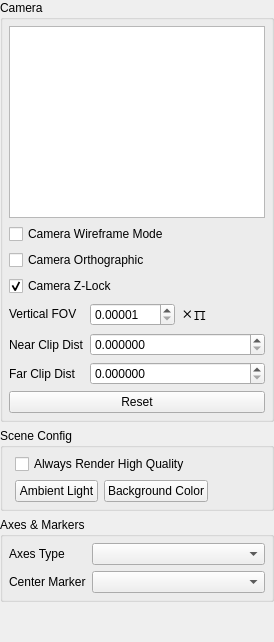
       <widget class="QWidget" name="configTab">
        <attribute name="icon">
         <iconset resource="../icons/icons.qrc">
          <normaloff>:/icons/wrench.png</normaloff>:/icons/wrench.png</iconset>
        </attribute>
        <attribute name="title">
         <string>Config</string>
        </attribute>
        <attribute name="toolTip">
         <string>Modify configuration settings for scene</string>
        </attribute>
        <layout class="QGridLayout" name="gridLayout_2">
         <property name="leftMargin">
          <number>0</number>
         </property>
         <property name="topMargin">
          <number>0</number>
         </property>
         <property name="rightMargin">
          <number>0</number>
         </property>
         <property name="bottomMargin">
          <number>0</number>
         </property>
         <item row="0" column="0">
          <widget class="QGroupBox" name="groupBox_2">
           <property name="title">
            <string>Camera</string>
           </property>
           <layout class="QGridLayout" name="gridLayout_6">
            <property name="leftMargin">
             <number>6</number>
            </property>
            <property name="topMargin">
             <number>6</number>
            </property>
            <property name="rightMargin">
             <number>6</number>
            </property>
            <property name="bottomMargin">
             <number>6</number>
            </property>
            <item row="0" column="1">
             <widget class="QTableView" name="cameraProps">
              <property name="alternatingRowColors">
               <bool>true</bool>
              </property>
              <property name="selectionMode">
               <enum>QAbstractItemView::NoSelection</enum>
              </property>
              <property name="textElideMode">
               <enum>Qt::ElideNone</enum>
              </property>
              <property name="verticalScrollMode">
               <enum>QAbstractItemView::ScrollPerPixel</enum>
              </property>
              <property name="horizontalScrollMode">
               <enum>QAbstractItemView::ScrollPerPixel</enum>
              </property>
              <property name="showGrid">
               <bool>false</bool>
              </property>
              <attribute name="horizontalHeaderVisible">
               <bool>false</bool>
              </attribute>
              <attribute name="horizontalHeaderStretchLastSection">
               <bool>true</bool>
              </attribute>
              <attribute name="verticalHeaderVisible">
               <bool>false</bool>
              </attribute>
              <attribute name="verticalHeaderCascadingSectionResizes">
               <bool>true</bool>
              </attribute>
             </widget>
            </item>
            <item row="1" column="1">
             <widget class="QCheckBox" name="wireframeCheck">
              <property name="text">
               <string>Camera Wireframe Mode</string>
              </property>
             </widget>
            </item>
            <item row="3" column="1">
             <widget class="QCheckBox" name="zLockCheck">
              <property name="text">
               <string>Camera Z-Lock</string>
              </property>
              <property name="checked">
               <bool>true</bool>
              </property>
             </widget>
            </item>
            <item row="5" column="1">
             <widget class="QPushButton" name="camResetButton">
              <property name="text">
               <string>Reset</string>
              </property>
             </widget>
            </item>
            <item row="4" column="1">
             <layout class="QFormLayout" name="formLayout_3">
              <item row="2" column="1">
               <widget class="QDoubleSpinBox" name="nearClipBox">
                <property name="decimals">
                 <number>6</number>
                </property>
                <property name="maximum">
                 <double>99999999.989999994635582</double>
                </property>
               </widget>
              </item>
              <item row="3" column="1">
               <widget class="QDoubleSpinBox" name="farClipBox">
                <property name="decimals">
                 <number>6</number>
                </property>
                <property name="maximum">
                 <double>99999999.989999994635582</double>
                </property>
               </widget>
              </item>
              <item row="1" column="0">
               <widget class="QLabel" name="label">
                <property name="text">
                 <string>Vertical FOV</string>
                </property>
               </widget>
              </item>
              <item row="2" column="0">
               <widget class="QLabel" name="label_9">
                <property name="text">
                 <string>Near Clip Dist</string>
                </property>
               </widget>
              </item>
              <item row="3" column="0">
               <widget class="QLabel" name="label_10">
                <property name="text">
                 <string>Far Clip Dist</string>
                </property>
               </widget>
              </item>
              <item row="1" column="1">
               <layout class="QHBoxLayout" name="horizontalLayout_4">
                <item>
                 <widget class="QDoubleSpinBox" name="fovBox">
                  <property name="decimals">
                   <number>5</number>
                  </property>
                  <property name="minimum">
                   <double>0.000010000000000</double>
                  </property>
                  <property name="maximum">
                   <double>1.000000000000000</double>
                  </property>
                  <property name="singleStep">
                   <double>0.001000000000000</double>
                  </property>
                 </widget>
                </item>
                <item>
                 <widget class="QLabel" name="label_11">
                  <property name="font">
                   <font>
                    <family>Courier</family>
                    <pointsize>16</pointsize>
                   </font>
                  </property>
                  <property name="text">
                   <string>×π</string>
                  </property>
                 </widget>
                </item>
               </layout>
              </item>
             </layout>
            </item>
            <item row="2" column="1">
             <widget class="QCheckBox" name="orthoCheck">
              <property name="text">
               <string>Camera Orthographic</string>
              </property>
             </widget>
            </item>
           </layout>
          </widget>
         </item>
         <item row="2" column="0">
          <widget class="QGroupBox" name="groupBox_3">
           <property name="title">
            <string>Axes &amp;&amp; Markers</string>
           </property>
           <layout class="QFormLayout" name="formLayout">
            <property name="fieldGrowthPolicy">
             <enum>QFormLayout::AllNonFixedFieldsGrow</enum>
            </property>
            <property name="leftMargin">
             <number>6</number>
            </property>
            <property name="topMargin">
             <number>6</number>
            </property>
            <property name="rightMargin">
             <number>6</number>
            </property>
            <property name="bottomMargin">
             <number>6</number>
            </property>
            <item row="0" column="0">
             <widget class="QLabel" name="label_2">
              <property name="text">
               <string>Axes Type</string>
              </property>
             </widget>
            </item>
            <item row="0" column="1">
             <widget class="QComboBox" name="axestypeBox"/>
            </item>
            <item row="1" column="0">
             <widget class="QLabel" name="label_3">
              <property name="text">
               <string>Center Marker</string>
              </property>
             </widget>
            </item>
            <item row="1" column="1">
             <widget class="QComboBox" name="centertypeBox"/>
            </item>
           </layout>
          </widget>
         </item>
         <item row="3" column="0">
          <spacer name="verticalSpacer">
           <property name="orientation">
            <enum>Qt::Vertical</enum>
           </property>
           <property name="sizeHint" stdset="0">
            <size>
             <width>20</width>
             <height>40</height>
            </size>
           </property>
          </spacer>
         </item>
         <item row="1" column="0">
          <widget class="QGroupBox" name="groupBox">
           <property name="sizePolicy">
            <sizepolicy hsizetype="Preferred" vsizetype="Preferred">
             <horstretch>0</horstretch>
             <verstretch>0</verstretch>
            </sizepolicy>
           </property>
           <property name="minimumSize">
            <size>
             <width>0</width>
             <height>0</height>
            </size>
           </property>
           <property name="title">
            <string>Scene Config</string>
           </property>
           <layout class="QFormLayout" name="formLayout_2">
            <property name="fieldGrowthPolicy">
             <enum>QFormLayout::AllNonFixedFieldsGrow</enum>
            </property>
            <property name="leftMargin">
             <number>6</number>
            </property>
            <property name="topMargin">
             <number>6</number>
            </property>
            <property name="rightMargin">
             <number>6</number>
            </property>
            <property name="bottomMargin">
             <number>6</number>
            </property>
            <item row="0" column="1">
             <widget class="QCheckBox" name="highqualCheck">
              <property name="text">
               <string>Always Render High Quality</string>
              </property>
             </widget>
            </item>
            <item row="1" column="1">
             <layout class="QHBoxLayout" name="horizontalLayout_5">
              <item>
               <widget class="QPushButton" name="chooseAmbient">
                <property name="minimumSize">
                 <size>
                  <width>0</width>
                  <height>0</height>
                 </size>
                </property>
                <property name="text">
                 <string>Ambient Light</string>
                </property>
               </widget>
              </item>
              <item>
               <widget class="QPushButton" name="chooseBackground">
                <property name="text">
                 <string>Background Color</string>
                </property>
               </widget>
              </item>
              <item>
               <spacer name="horizontalSpacer">
                <property name="orientation">
                 <enum>Qt::Horizontal</enum>
                </property>
                <property name="sizeHint" stdset="0">
                 <size>
                  <width>40</width>
                  <height>20</height>
                 </size>
                </property>
               </spacer>
              </item>
             </layout>
            </item>
           </layout>
          </widget>
         </item>
        </layout>
       </widget>
